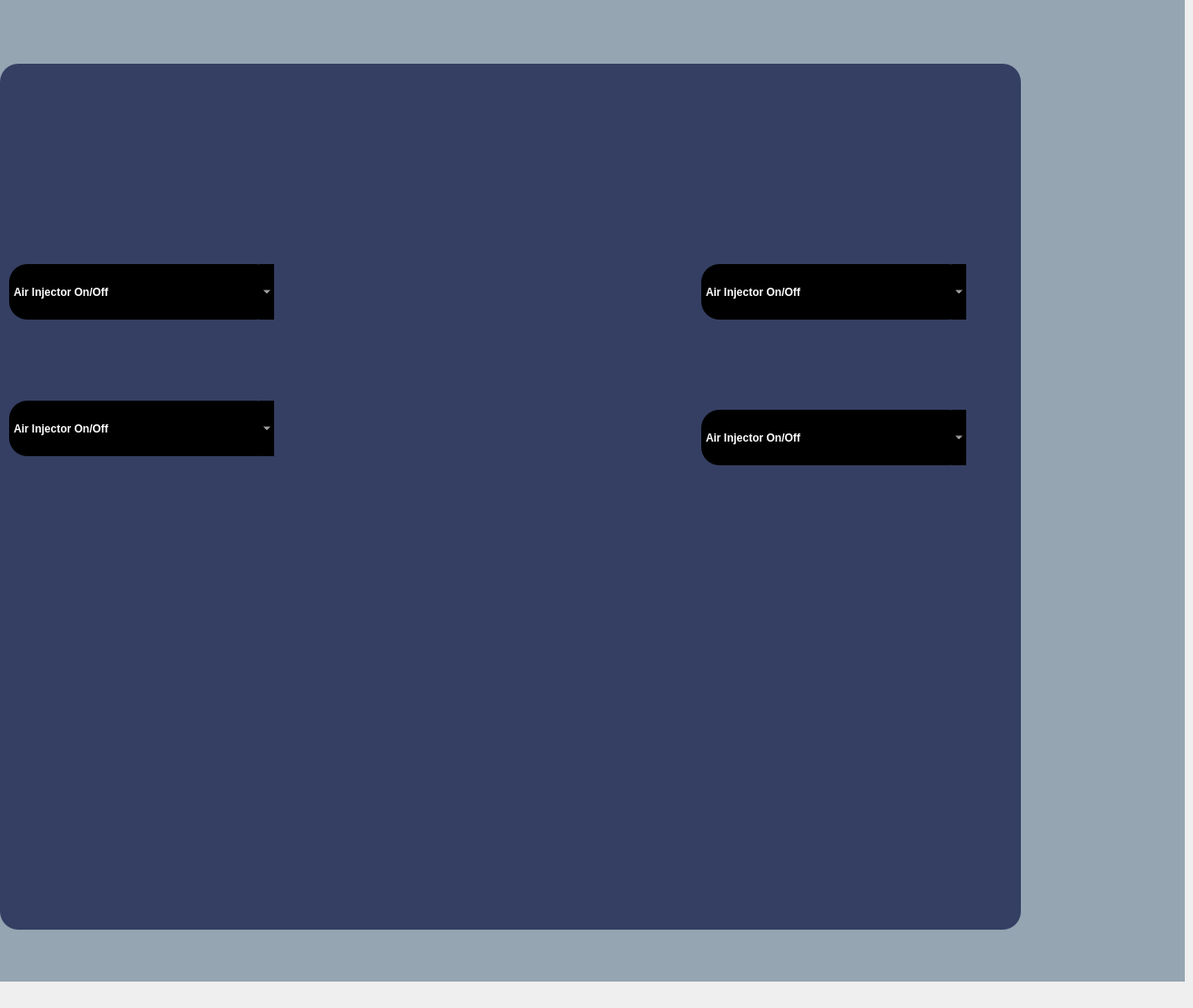
   <widget class="QWidget" name="tab_9">
    <attribute name="title">
     <string>Foot Pedal</string>
    </attribute>
    <widget class="QPushButton" name="pushButton_saveforall">
     <property name="geometry">
      <rect>
       <x>780</x>
       <y>890</y>
       <width>321</width>
       <height>111</height>
      </rect>
     </property>
     <property name="styleSheet">
      <string notr="true">image: url(:/new/prefix1/img/saveforall1.png);
background-color: transparent;
border:none;</string>
     </property>
     <property name="text">
      <string/>
     </property>
    </widget>
    <widget class="QPushButton" name="pushButton_save_5">
     <property name="geometry">
      <rect>
       <x>760</x>
       <y>750</y>
       <width>351</width>
       <height>121</height>
      </rect>
     </property>
     <property name="styleSheet">
      <string notr="true">image: url(:/new/prefix1/img/save-button 1.png);
background-color: transparent;
border:none;</string>
     </property>
     <property name="text">
      <string/>
     </property>
    </widget>
    <widget class="QLabel" name="label_11">
     <property name="geometry">
      <rect>
       <x>0</x>
       <y>-20</y>
       <width>1301</width>
       <height>1098</height>
      </rect>
     </property>
     <property name="styleSheet">
      <string notr="true">background-color: rgb(149, 165, 178);</string>
     </property>
     <property name="text">
      <string/>
     </property>
    </widget>
    <widget class="QLabel" name="label_20">
     <property name="geometry">
      <rect>
       <x>250</x>
       <y>130</y>
       <width>571</width>
       <height>611</height>
      </rect>
     </property>
     <property name="styleSheet">
      <string notr="true">image: url(:/new/prefix1/img/fpbg1.png);
background-color: rgba(191, 64, 64, 0);</string>
     </property>
     <property name="text">
      <string/>
     </property>
    </widget>
    <widget class="QLabel" name="label_35">
     <property name="geometry">
      <rect>
       <x>0</x>
       <y>70</y>
       <width>1121</width>
       <height>951</height>
      </rect>
     </property>
     <property name="styleSheet">
      <string notr="true">color: rgb(255, 255, 255);
font: 30pt &quot;Ubuntu&quot;;border-radius: 20px;
background-color: rgb(53, 63, 99);</string>
     </property>
     <property name="text">
      <string/>
     </property>
    </widget>
    <widget class="QComboBox" name="comboBox_tl">
     <property name="geometry">
      <rect>
       <x>10</x>
       <y>290</y>
       <width>291</width>
       <height>61</height>
      </rect>
     </property>
     <property name="styleSheet">
      <string notr="true">font: 20pt &quot;Ubuntu&quot;;
background-color: rgb(0, 0, 0);
color: rgb(255,255,255);
border-radius:20px;
font-weight: bold;</string>
     </property>
     <item>
      <property name="text">
       <string>Air Injector On/Off</string>
      </property>
     </item>
     <item>
      <property name="text">
       <string>LED2 On/Off</string>
      </property>
     </item>
     <item>
      <property name="text">
       <string>Vitrectomy On/Off</string>
      </property>
     </item>
     <item>
      <property name="text">
       <string>Diathermy On/Off</string>
      </property>
     </item>
     <item>
      <property name="text">
       <string>Silicon Oil On/Off</string>
      </property>
     </item>
    </widget>
    <widget class="QComboBox" name="comboBox_bl">
     <property name="geometry">
      <rect>
       <x>10</x>
       <y>440</y>
       <width>291</width>
       <height>61</height>
      </rect>
     </property>
     <property name="styleSheet">
      <string notr="true">font: 20pt &quot;Ubuntu&quot;;
background-color: rgb(0, 0, 0);
color: rgb(255,255,255);
border-radius:20px;
font-weight: bold;</string>
     </property>
     <item>
      <property name="text">
       <string>Air Injector On/Off</string>
      </property>
     </item>
     <item>
      <property name="text">
       <string>LED2 On/Off</string>
      </property>
     </item>
     <item>
      <property name="text">
       <string>Vitrectomy On/Off</string>
      </property>
     </item>
     <item>
      <property name="text">
       <string>Diathermy On/Off</string>
      </property>
     </item>
     <item>
      <property name="text">
       <string>Silicon Oil On/Off</string>
      </property>
     </item>
    </widget>
    <widget class="QComboBox" name="comboBox_tr">
     <property name="geometry">
      <rect>
       <x>770</x>
       <y>290</y>
       <width>291</width>
       <height>61</height>
      </rect>
     </property>
     <property name="styleSheet">
      <string notr="true">font: 20pt &quot;Ubuntu&quot;;
background-color: rgb(0, 0, 0);
color: rgb(255,255,255);
border-radius:20px;
font-weight: bold;</string>
     </property>
     <item>
      <property name="text">
       <string>Air Injector On/Off</string>
      </property>
     </item>
     <item>
      <property name="text">
       <string>LED2 On/Off</string>
      </property>
     </item>
     <item>
      <property name="text">
       <string>Vitrectomy On/Off</string>
      </property>
     </item>
     <item>
      <property name="text">
       <string>Diathermy On/Off</string>
      </property>
     </item>
     <item>
      <property name="text">
       <string>Silicon Oil On/Off</string>
      </property>
     </item>
    </widget>
    <widget class="QComboBox" name="comboBox_br">
     <property name="geometry">
      <rect>
       <x>770</x>
       <y>450</y>
       <width>291</width>
       <height>61</height>
      </rect>
     </property>
     <property name="styleSheet">
      <string notr="true">font: 20pt &quot;Ubuntu&quot;;
background-color: rgb(0, 0, 0);
color: rgb(255,255,255);
border-radius:20px;
font-weight: bold;</string>
     </property>
     <item>
      <property name="text">
       <string>Air Injector On/Off</string>
      </property>
     </item>
     <item>
      <property name="text">
       <string>LED2 On/Off</string>
      </property>
     </item>
     <item>
      <property name="text">
       <string>Vitrectomy On/Off</string>
      </property>
     </item>
     <item>
      <property name="text">
       <string>Diathermy On/Off</string>
      </property>
     </item>
     <item>
      <property name="text">
       <string>Silicon Oil On/Off</string>
      </property>
     </item>
    </widget>
    <zorder>label_11</zorder>
    <zorder>label_35</zorder>
    <zorder>pushButton_saveforall</zorder>
    <zorder>pushButton_save_5</zorder>
    <zorder>label_20</zorder>
    <zorder>comboBox_tl</zorder>
    <zorder>comboBox_bl</zorder>
    <zorder>comboBox_tr</zorder>
    <zorder>comboBox_br</zorder>
   </widget>
